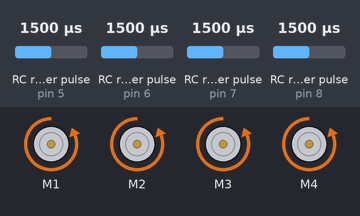
Bench run of a sketch on a simulated Arduino Uno, built with avr-gcc and run on an emulated ATmega328P. On the bench: 4 × DC motor (green arrow = forward, orange = backward, longer = faster). Wiring (inferred from the names in the program): 4 × RC receiver channel: data pin 5 / data pin 6 / data pin 7 / data pin 8. Inputs (shaded band) come from the test bench; at power-on: RC receiver pulse (sensors on pin 5, pin 6, pin 7, pin 8) 1500 µs. What the sketch prints to the serial monitor is not drawn.

Above: at 0.1 s.
Timing chart, 0 to 1.6 s (numbered marks = the images above):
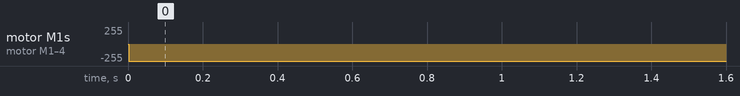

The sketch:

RobotMecanumWheels.ino
```cpp
// Paco Carabaza 17/12/2020
// Lee los valores de un receptor de radiocontrol conectando los canales 1 al 4 a los pines del arduino 5 al 8
// Variables para 4 canales arduino UNO

#include <Wire.h>
#include <Adafruit_MotorShield.h>
Adafruit_MotorShield AFMS = Adafruit_MotorShield(); // Create the motor shield objects with the default I2C address
Adafruit_DCMotor *motorDelanteroIzquierdo = AFMS.getMotor(1);   //port M1
Adafruit_DCMotor *motorDelanteroDerecho = AFMS.getMotor(2);     //port M2
Adafruit_DCMotor *motorTraseroDerecho = AFMS.getMotor(3);       //port M3
Adafruit_DCMotor *motorTraseroIzquierdo = AFMS.getMotor(4);     //port M4

int rcPins[4] = {5, 6, 7, 8};
int chValue[4];
int pesoMezcla[4];
int channels = 4;
int iChannel;
const int pulseInDelay = 35000;

void setup()
{
  Serial.begin(115200);
  AFMS.begin();         // create with the default frequency 1.6KHz  //AFMS.begin(1000);   // OR with a different frequency, say 1KHz
  pararMotores();
}

void loop()
{
  leerCanales();
  calcularPesosMezclas();
  printMezclas();
  //printChannel();
  salidaMotores();
}

void pararMotores()
{
  motorDelanteroIzquierdo->run(RELEASE);
  motorDelanteroDerecho->run(RELEASE);
  motorTraseroDerecho->run(RELEASE);
  motorTraseroIzquierdo->run(RELEASE);
}

void leerCanales()
{
  for (int iChannel = 0; iChannel < channels; iChannel++)
  {
    int rawValue = pulseIn(rcPins[iChannel], HIGH, pulseInDelay);
    chValue[iChannel] = rawValue;
  }
}

void calcularPesosMezclas()
{
  int deadband = 15;
  //pesoMezcla[0] = (map(chValue[0], 977, 2007, -255, 255));
  pesoMezcla[0] = (map(chValue[0], 980, 2020, -255, 255));
  pesoMezcla[0] = constrain(pesoMezcla[0], -255, 255);
  if (pesoMezcla[0] > (deadband * -1) && pesoMezcla[0] < deadband) {
    pesoMezcla[0] = 0;
  }

  //pesoMezcla[1] = (map(chValue[1], 980, 2010, -255, 255));
  pesoMezcla[1] = (map(chValue[1], 980, 2020, -255, 255));
  pesoMezcla[1] = constrain(pesoMezcla[1], -255, 255);
  if (pesoMezcla[1] > (deadband * -1) && pesoMezcla[1] < deadband) {
    pesoMezcla[1] = 0;
  }

  //pesoMezcla[2] = (map(chValue[2], 965, 1995, -255, 255));
  pesoMezcla[2] = (map(chValue[2], 980, 2020, -255, 255));
  pesoMezcla[2] = constrain(pesoMezcla[2], -255, 255);
  if (pesoMezcla[2] > (deadband * -1) && pesoMezcla[2] < deadband) {
    pesoMezcla[2] = 0;
  }

  //pesoMezcla[3] = (map(chValue[3], 974, 2003, -255, 255));
  pesoMezcla[3] = (map(chValue[3], 980, 2020, -255, 255));
  pesoMezcla[3] = constrain(pesoMezcla[3], -255, 255);
  if (pesoMezcla[3] > (deadband * -1) && pesoMezcla[3] < deadband) {
    pesoMezcla[3] = 0;
  }
}


void salidaMotores()
{
  motorDelanteroIzquierdo->setSpeed(abs(pesoMezcla[0]));
  if (pesoMezcla[0] == 0) {
    motorDelanteroIzquierdo->run(RELEASE);
  }
  if (pesoMezcla[0] > 0) {
    motorDelanteroIzquierdo->run(FORWARD);
  }
  if (pesoMezcla[0] < 0) {
    motorDelanteroIzquierdo->run(BACKWARD);
  }

  motorDelanteroDerecho->setSpeed(abs(pesoMezcla[1]));
  if (pesoMezcla[1] == 0) {
    motorDelanteroDerecho->run(RELEASE);
  }
  if (pesoMezcla[1] > 0) {
    motorDelanteroDerecho->run(FORWARD);
  }
  if (pesoMezcla[1] < 0) {
    motorDelanteroDerecho->run(BACKWARD);
  }

  motorTraseroDerecho->setSpeed(abs(pesoMezcla[2]));
  if (pesoMezcla[2] == 0) {
    motorTraseroDerecho->run(RELEASE);
  }
  if (pesoMezcla[2] > 0) {
    motorTraseroDerecho->run(FORWARD);
  }
  if (pesoMezcla[2] < 0) {
    motorTraseroDerecho->run(BACKWARD);
  }

  motorTraseroIzquierdo->setSpeed(abs(pesoMezcla[3]));
  if (pesoMezcla[3] == 0) {
    motorTraseroIzquierdo->run(RELEASE);
  }
  if (pesoMezcla[3] > 0) {
    motorTraseroIzquierdo->run(FORWARD);
  }
  if (pesoMezcla[3] < 0) {
    motorTraseroIzquierdo->run(BACKWARD);
  }

}

/*
  void readChannel(int channel)
  {
  int rawValue = pulseIn(rcPins[channel], HIGH, pulseInDelay);
  chValue[channel] = rawValue;
  }
*/


void printMezclas()
{
  for (int iChannel = 0; iChannel < channels; iChannel++)
  {
    Serial.print(pesoMezcla[iChannel]);
    Serial.print(" ");
  };
  Serial.println("");
}

void printChannel()
{
  for (int iChannel = 0; iChannel < channels; iChannel++)
  {
    Serial.print(chValue[iChannel]);
    Serial.print(" ");
  };
  Serial.println("");
}
```

Measured:
- by itself, motor M1–4: stopped → backward 255/255 at 0.00 s
